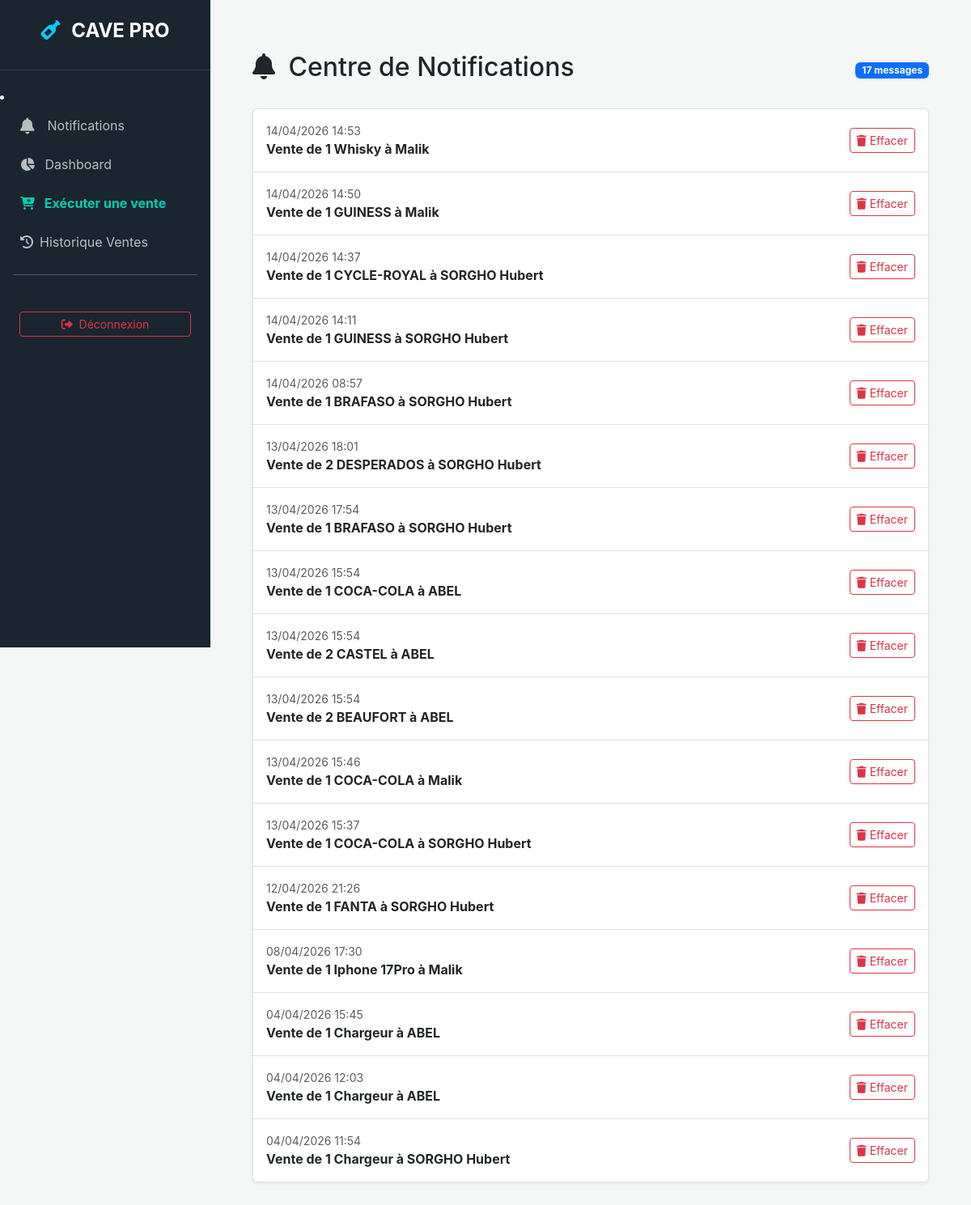
/notifications/, run on the app's committed database.
### gestion/models.py (models this page shows)
class Notification(models.Model):
    message = models.CharField(max_length=255)
    date_creation = models.DateTimeField(auto_now_add=True)
    lu = models.BooleanField(default=False)

### gestion/views.py (the view)
# urls.py: path('notifications/', views.liste_notifications, name='liste_notifications'),
def liste_notifications(request):
    notifs = Notification.objects.all().order_by('-date_creation')
    Notification.objects.filter(lu=False).update(lu=True)
    return render(request, 'gestion/notifications.html', {'notifs': notifs})

### gestion/context_processors.py (called while the page is built)
def notifications_count(request):
    if request.user.is_authenticated:
        count = Notification.objects.filter(lu=False).count()
    else:
        count = 0
    return {'notif_count': count}

### templates/gestion/notifications.html
{% extends 'base.html' %}
{% block content %}
<div class="container mt-4">
    <div class="d-flex justify-content-between align-items-center mb-4">
        <h2><i class="fas fa-bell me-2"></i> Centre de Notifications</h2>
        <span class="badge bg-primary">{{ notifs.count }} messages</span>
    </div>
    <div class="list-group shadow-sm">
        {% for n in notifs %}
        <div class="list-group-item list-group-item-action d-flex justify-content-between align-items-center p-3">
            <div>
                <small class="text-muted d-block">{{ n.date_creation|date:"d/m/Y H:i" }}</small>
                <span class="fw-bold">{{ n.message }}</span>
            </div>
            <a href="{% url 'supprimer_notification' n.id %}" class="btn btn-outline-danger btn-sm">
                <i class="fas fa-trash"></i> Effacer
            </a>
        </div>
        {% empty %}
        <div class="text-center p-5">
            <i class="fas fa-check-double fa-3x text-muted mb-3"></i>
            <p class="text-muted">Aucune notification pour le moment.</p>
        </div>
        {% endfor %}
    </div>
</div>
{% endblock %}

### templates/base.html (style rules this page uses)
:root { --sidebar-width: 260px; --primary-color: #1a252f; --accent-color: #3498db; --sale-color: #00d1b2; }
body { background-color: #f4f7f6; font-family: 'Inter', sans-serif; }

### data on the page
Notification: date_creation "14/04/2026 14:53", message "Vente de 1 Whisky à Malik"
Notification: date_creation "14/04/2026 14:50", message "Vente de 1 GUINESS à Malik"
Notification: date_creation "14/04/2026 14:37", message "Vente de 1 CYCLE-ROYAL à SORGHO Hubert"
Notification: date_creation "14/04/2026 14:11", message "Vente de 1 GUINESS à SORGHO Hubert"
Notification: date_creation "14/04/2026 08:57", message "Vente de 1 BRAFASO à SORGHO Hubert"
Notification: date_creation "13/04/2026 18:01", message "Vente de 2 DESPERADOS à SORGHO Hubert"
Notification: date_creation "13/04/2026 17:54", message "Vente de 1 BRAFASO à SORGHO Hubert"
Notification: date_creation "13/04/2026 15:54", message "Vente de 1 COCA-COLA à ABEL"
Notification: date_creation "13/04/2026 15:54", message "Vente de 2 CASTEL à ABEL"
Notification: date_creation "13/04/2026 15:54", message "Vente de 2 BEAUFORT à ABEL"
Notification: date_creation "13/04/2026 15:46", message "Vente de 1 COCA-COLA à Malik"
Notification: date_creation "13/04/2026 15:37", message "Vente de 1 COCA-COLA à SORGHO Hubert"
Notification: date_creation "12/04/2026 21:26", message "Vente de 1 FANTA à SORGHO Hubert"
Notification: date_creation "08/04/2026 17:30", message "Vente de 1 Iphone 17Pro à Malik"
Notification: date_creation "04/04/2026 15:45", message "Vente de 1 Chargeur à ABEL"
Notification: date_creation "04/04/2026 12:03", message "Vente de 1 Chargeur à ABEL"
Notification: date_creation "04/04/2026 11:54", message "Vente de 1 Chargeur à SORGHO Hubert"

### other printed values
{{ notifs.count }} "17"
